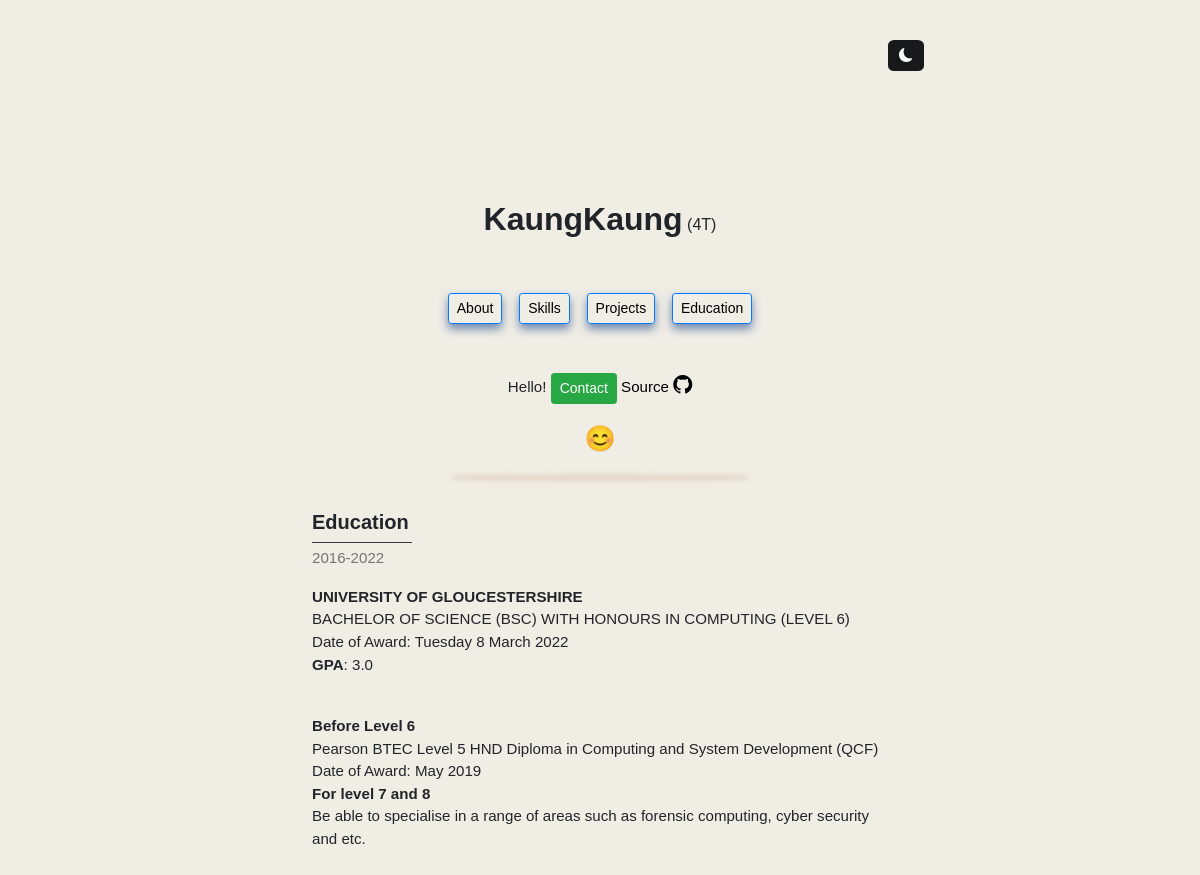
Page /education on the earlier database version.
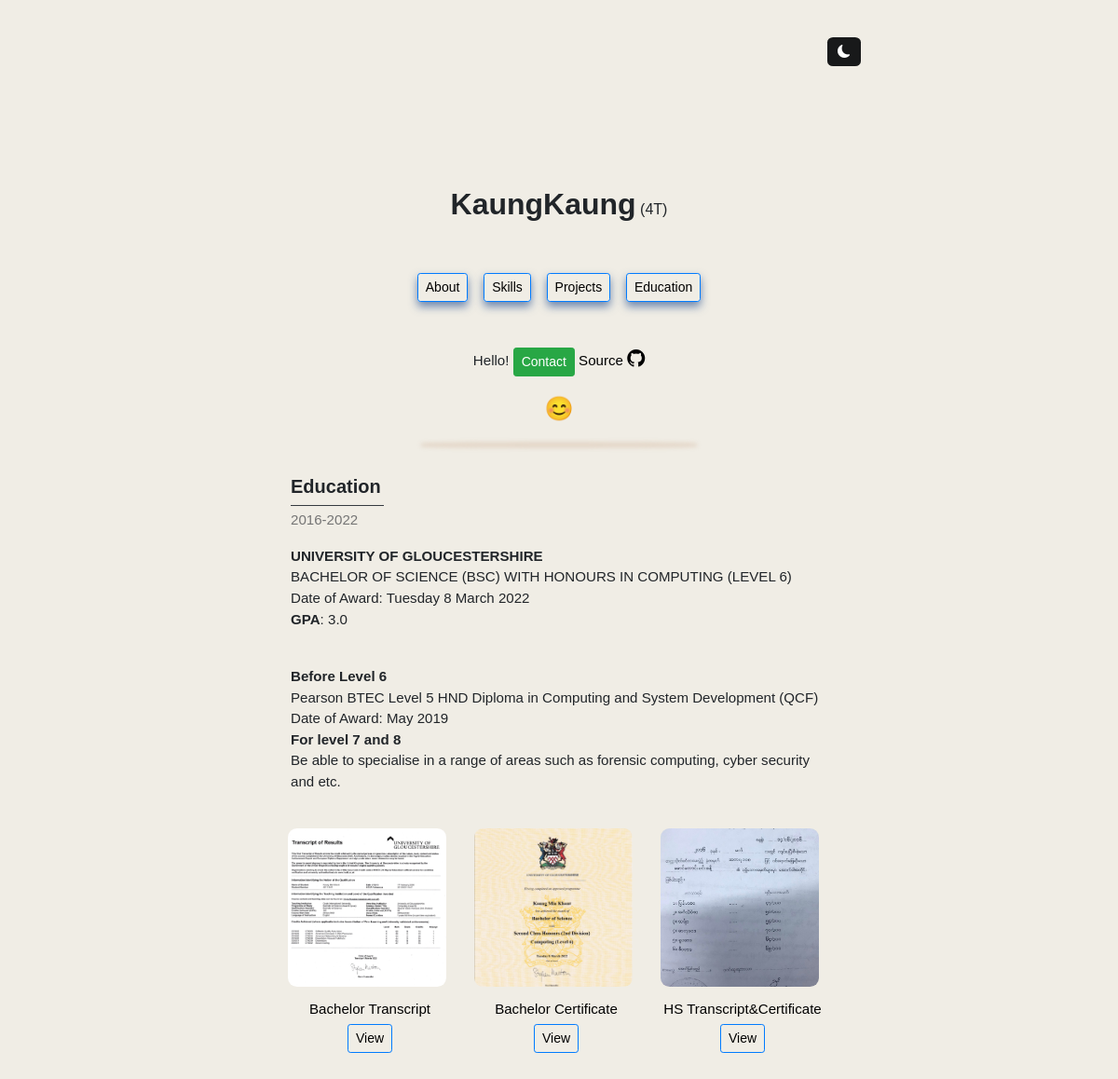
Same page on the later database version.
### display/models.py (models this page shows)
class Education(models.Model):
    name = models.CharField(max_length=225)
    description = models.TextField()
    date = models.CharField(max_length=225)
    total_date = models.CharField(max_length=225, null=True, blank=True)
    gpa = models.CharField(max_length=225, null=True, blank=True)

class Education_tran(models.Model):
    image = models.ImageField(upload_to='education_image')
    title = models.CharField(max_length=225, null=True, blank=True)
    url = models.URLField(null=True, blank=True)

### display/views.py (the view)
def education(request):
    e = Education.objects.all()
    edu = Education_tran.objects.all()
    return render(request, "education.html",
                  {"education":e, "edu":edu})

### template/education.html (shortened to what this page needs)
{% extends 'main.html' %}
{% block content %}
{% include 'chain.html' %}
{% load static %}
<link rel="stylesheet" href="{% static 'style.css' %}">
{% include 'profile.html' %}
<div style="height:10px;"></div>
<div class="box1" style="height:1px;border-radius: 50%;margin:auto;max-width:290px;"></div>
<div style="height:42px;"></div>
<body>
<div class="context" style="width:48%;">
     <div class="about" style="margin:auto;max-width:590px;font-size:15.1px;">
         <h5><b>Education</b></h5>
        <legend class="border-bottom border-dark mb-1" style="width:100px;"></legend>
                {% for educations in education %}
         {% if educations.total_date %}
         <p class="word">{{ educations.total_date }}</p>
         {% endif %}
         <p style="white-space: pre-line;"><b>{{ educations.name }}</b>
                    {{ educations.description }}
                    Date of Award: {{ educations.date }}{% if educations.gpa %}
                    <b>GPA</b>: {{ educations.gpa }}{% endif %}{% endfor %}
             <b>For level 7 and 8</b>
             Be able to specialise in a range of areas such as forensic computing, cyber security and etc.
             </p>
         <br>
         <div class="row">
            {% for education in edu %}
             <div style="width:200px;margin-bottom:22px;">
                 <a style="text-decoration:none;" href="{{education.url}}" target="_blank">
             <img src="{{ education.image.url }}" alt="" style="width:170px;height:170px;margin-bottom:8px;border-radius:5.7%;object-fit:cover;">
             <center><p style="min-width:170px;line-height:210%;">{{ education.title }}
       <a target="_blank" class="animation2 na btn btn-sm btn-outline-primary mb-3" href="{{education.url}}">View</a></p>
             </center>
                     </a>
                 </div>
             {% endfor %}
         </div>
</div>
</div>
    </body>
{% endblock %}

### template/main.html (shortened to what this page needs)
<!doctype html>
<html lang="en">
  <head>
    <link href="https://cdn.jsdelivr.net/npm/bootstrap@5.2.0-beta1/dist/css/bootstrap.min.css" rel="stylesheet">
  </head>
  <body>
        {% block content %}
        {% endblock %}
  </body>
</html>

### template/chain.html (shortened to what this page needs)
<link href="https://cdn.jsdelivr.net/npm/bootstrap@5.2.0-beta1/dist/css/bootstrap.min.css" rel="stylesheet">
<link rel="stylesheet" href="https://cdn.jsdelivr.net/npm/bootstrap@4.0.0/dist/css/bootstrap.min.css">

### template/profile.html (shortened to what this page needs)
{% extends 'main.html' %}
{% block content %}
{% include 'chain.html' %}
{% load static %}
<link rel="stylesheet" href="{% static 'style.css' %}">
<header style="width:54%;min-width:435px;margin:auto;position:sticky;z-index:100;top:0;">
    <button  class="bt btn-sm" onclick="darkmode()" style="float:right;position:relative;top:40px;">
                <span id="something"><i class="bi bi-moon-fill"></i></span>
    </button>
</header>
<div class="header2" style="height:200px;width:54%;min-width:430px;margin:auto;"></div>
<div>
<div class="context" style="width:auto;min-width:320px;">
<center>
        <h2 style="display:inline;font-family:;"><b>KaungKaung</b></h2>
    <label>(4T)</label>
    <br><br><br>
                        <ul class="nav justify-content-center" style="font-size:15.1px;">
                  <li class="nav-item">
                    <a class="pro1 animation2 na btn btn-sm btn-outline-primary " aria-current="page" href="/">About</a>
                  </li>&nbsp; &nbsp;&nbsp;
                  <li class="nav-item">
                    <a class="pro1 animation2 na btn btn-sm  btn-outline-primary " href="/skill">Skills</a>
                  </li>&nbsp; &nbsp;&nbsp;
                  <li class="nav-item">
                    <a class="pro1 animation2 na btn btn-sm  btn-outline-primary " href="/project">Projects</a>
                  </li>&nbsp; &nbsp;&nbsp;
                  <li class="nav-item">
                    <a class="pro1 animation2 na btn btn-sm  btn-outline-primary " href="/education">Education</a>
                  </li>
                </ul>
                    <br><br>
                    <p style="font-size:15.1px;">Hello! <a class="btn btn-sm btn-success" href="/#contact">Contact</a>
    <a href="https://github.com/kaungkaung4T/kaungkaung4T.github.io" target="_blank">Source <i class="bi bi-github" style="font-size: 19px;"></i></a>
                    </p>
                    <span class="animation3" style="font-size: 25px;">😊</span>
</center>
</div>
</div>
{% endblock %}

### static/style.css (style rules this page uses)
.context { margin: auto; width: 70%; }
.bt { color:white; background-color:#18191a; border-radius: 17%; transition: 0.3s; border: none; padding: 5px 11px; }
.na { color:black; }
body { background-color:#F0EDE5; margin: 0px auto; font-family: Tahoma,Verdana,Segoe,sans-serif; }
.word { color:#757575; }
a { color:black; text-decoration:none; }
img { transition: .3s ease-in-out; }
.about { animation: transition 1.00s; }
.animation2 { transition: .3s; }
.animation3 { animation-name: ; animation-direction: alternate; animation-name: slidein; animation-duration: 1s; animation-iteration-count: infinite; }
html { scroll-behavior: smooth; }
.box1 { box-shadow: 0px 10px 4px 3px rgba(223, 207, 190,0.7); }
.pro1 { box-shadow: 0px 5px 10px 0px rgba(55, 91, 149,0.7); }

Differences in the rows shown:
added Education_tran: image (picture), title "Bachelor Transcript"
added Education_tran: image (picture), title "Bachelor Certificate"
added Education_tran: image (picture), title "HS Transcript&Certificate"
